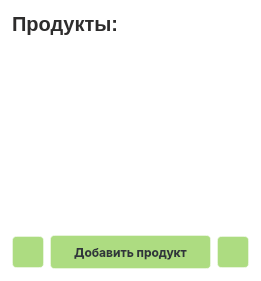
   <widget class="QFrame" name="products_frame">
    <property name="geometry">
     <rect>
      <x>1150</x>
      <y>30</y>
      <width>261</width>
      <height>281</height>
     </rect>
    </property>
    <property name="styleSheet">
     <string notr="true">background-color: rgba(255, 255, 255, 30%);
border: 1px solid  rgba(255, 255, 255, 40%);
border-radius: 10%;

</string>
    </property>
    <layout class="QVBoxLayout" name="verticalLayout_4">
     <item>
      <layout class="QHBoxLayout" name="headerProdHorizontalLayout">
       <item>
        <widget class="QLabel" name="prodHeaderLabel">
         <property name="enabled">
          <bool>true</bool>
         </property>
         <property name="minimumSize">
          <size>
           <width>0</width>
           <height>24</height>
          </size>
         </property>
         <property name="maximumSize">
          <size>
           <width>16777215</width>
           <height>24</height>
          </size>
         </property>
         <property name="styleSheet">
          <string notr="true">background-color: none;
color: #2d2c2c;
border:none;

width: 435px;
height: 24px;

font-size: 20px;
font-family: Inter, &quot;Extra Bold&quot;;
font-weight: 800;
text-align: left;
vertical-align: top</string>
         </property>
         <property name="text">
          <string>Продукты:</string>
         </property>
        </widget>
       </item>
       <item>
        <widget class="QPushButton" name="sortProdPushButton">
         <property name="sizePolicy">
          <sizepolicy hsizetype="Fixed" vsizetype="Fixed">
           <horstretch>0</horstretch>
           <verstretch>0</verstretch>
          </sizepolicy>
         </property>
         <property name="styleSheet">
          <string notr="true">background-color:none;
height:24px;
width:24px;
padding:0px;
position:relative;
text-align: center;
border: none;
border-radius: 2%;</string>
         </property>
         <property name="text">
          <string/>
         </property>
         <property name="icon">
          <iconset>
           <normaloff>../img/bx_sort-a-z.svg</normaloff>../img/bx_sort-a-z.svg</iconset>
         </property>
         <property name="iconSize">
          <size>
           <width>24</width>
           <height>24</height>
          </size>
         </property>
        </widget>
       </item>
      </layout>
     </item>
     <item>
      <widget class="QTableView" name="prodListTableView">
       <property name="styleSheet">
        <string notr="true">QTableView{
margin-top: 8px;
background-color: rgba(255, 255, 255, 50);
border: 3px solid rgba(255, 255, 255, 75);
border-top-left-radius: 0%;
border-top-right-radius: 0%;
}

QTableView::section {
background-color: rgba(55, 55, 55);
color: white;
border: none;
}

QTableView::item {
border-style: none;
border-bottom: rgba(255, 255, 255, 50);
}

QTableView::item:selected {
border-style: none;
border-bottom: rgba(255, 255, 255, 50);
}</string>
       </property>
      </widget>
     </item>
     <item>
      <layout class="QHBoxLayout" name="actionsProdHorizontalLayout">
       <item>
        <widget class="QPushButton" name="editProdPushButton">
         <property name="sizePolicy">
          <sizepolicy hsizetype="Fixed" vsizetype="Fixed">
           <horstretch>0</horstretch>
           <verstretch>0</verstretch>
          </sizepolicy>
         </property>
         <property name="minimumSize">
          <size>
           <width>32</width>
           <height>32</height>
          </size>
         </property>
         <property name="maximumSize">
          <size>
           <width>32</width>
           <height>32</height>
          </size>
         </property>
         <property name="styleSheet">
          <string notr="true">QPushButton{
height:32px;
width:auto;

color: #30353B;
background: #ADDC81;

text-align:center;
vertical-align:center;
font-size:12px;
font-family:Inter;
line-height:auto;
font-weight: bold;

border-radius:4%;
}

QPushButton:hover {
background: #AAAA81;
border: 2px solid rgba(146, 146, 120, 75);
}

QPushButton:pressed{
background: #AAAAFF;
}</string>
         </property>
         <property name="text">
          <string/>
         </property>
         <property name="icon">
          <iconset>
           <normaloff>../img/bx_edit.svg</normaloff>../img/bx_edit.svg</iconset>
         </property>
         <property name="iconSize">
          <size>
           <width>24</width>
           <height>24</height>
          </size>
         </property>
        </widget>
       </item>
       <item>
        <widget class="QPushButton" name="addProdPushButton">
         <property name="styleSheet">
          <string notr="true">QPushButton{
height:32px;
width:auto;

color: #30353B;
background: #ADDC81;

text-align:center;
vertical-align:center;
font-size:12px;
font-family:Inter;
line-height:auto;
font-weight: bold;

border-radius:4%;
}

QPushButton:hover {
background: #AAAA81;
border: 2px solid rgba(146, 146, 120, 75);
}

QPushButton:pressed{
background: #AAAAFF;
}

</string>
         </property>
         <property name="text">
          <string>Добавить продукт</string>
         </property>
        </widget>
       </item>
       <item>
        <widget class="QPushButton" name="deliteProdPushButton">
         <property name="sizePolicy">
          <sizepolicy hsizetype="Fixed" vsizetype="Fixed">
           <horstretch>0</horstretch>
           <verstretch>0</verstretch>
          </sizepolicy>
         </property>
         <property name="minimumSize">
          <size>
           <width>32</width>
           <height>32</height>
          </size>
         </property>
         <property name="maximumSize">
          <size>
           <width>32</width>
           <height>32</height>
          </size>
         </property>
         <property name="styleSheet">
          <string notr="true">QPushButton{
height:32px;
width:auto;

color: #30353B;
background: #ADDC81;

text-align:center;
vertical-align:center;
font-size:12px;
font-family:Inter;
line-height:auto;
font-weight: bold;

border-radius:4%;
}

QPushButton:hover {
background: #AAAA81;
border: 2px solid rgba(146, 146, 120, 75);
}

QPushButton:pressed{
background: #AAAAFF;
}</string>
         </property>
         <property name="text">
          <string/>
         </property>
         <property name="icon">
          <iconset>
           <normaloff>../img/bx_trash.svg</normaloff>../img/bx_trash.svg</iconset>
         </property>
         <property name="iconSize">
          <size>
           <width>24</width>
           <height>24</height>
          </size>
         </property>
        </widget>
       </item>
      </layout>
     </item>
    </layout>
   </widget>
